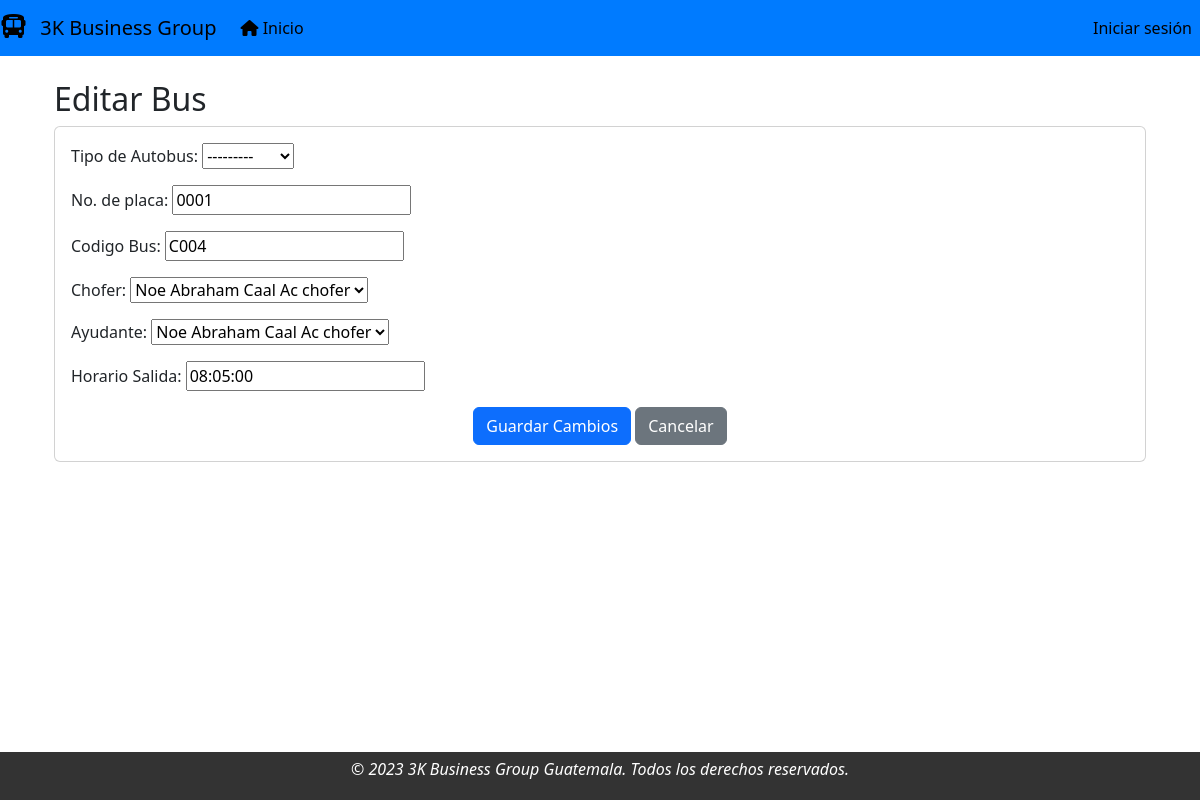
/buses/editar_bus/2/, run on the app's committed database.
### modulo_buses/models.py (models this page shows)
class Bus(models.Model):
    tipo_bus = models.CharField(max_length=256, blank=True,choices=desplegable, verbose_name='Tipo de Autobus')
    numero_placa = models.CharField(max_length=256, blank=True, verbose_name='No. de placa')
    codigo_bus = models.CharField(max_length=256,blank=True, verbose_name='Codigo Bus')
    chofer = models.ForeignKey(Personal, on_delete=models.SET_NULL, related_name='buses_chofer', null=True, blank=True, verbose_name='Chofer')
    ayudante = models.ForeignKey(Personal, on_delete=models.SET_NULL, related_name='buses_ayudante', null=True, blank=True, verbose_name='Ayudante')
    horario_salida = models.CharField(max_length=256,blank=True,verbose_name='Horario Salida')

### modulo_buses/views.py (the view)
# urls.py: path('editar_bus/<int:pk>/', ViewEditarBus.as_view(), name='editar_bus'),
class ViewEditarBus(UpdateView):
    template_name = 'editar_bus.html'
    fields = "__all__"
    model = Bus
    success_url = reverse_lazy('buses:ver_bus')

### modulo_personal/models.py (called while the page is built)
    def __str__(self):
        return f'{self.nombres} {self.apellidos} {self.rol} '

### modulo_buses/templates/editar_bus.html (shortened to what this page needs)
{% extends "base.html" %}
{% block contenido %}
<div class="container">
  <h2 class="mt-4">Editar Bus</h2>
  <div class="card">
    <div class="card-body">
      <form method="post">
        {{ form.as_p }}
        <div class="text-center">
          <button class="btn btn-primary" type="submit">Guardar Cambios</button>
          <a href="{% url 'buses:ver_bus' %}" class="btn btn-secondary ml-2">Cancelar</a>
        </div>
      </form>
    </div>
  </div>
</div>
{% endblock contenido %}

### data on the page
Bus: tipo_bus "---------", numero_placa "0001", codigo_bus "C004", chofer "Noe Abraham Caal Ac chofer", ayudante "Noe Abraham Caal Ac chofer", horario_salida "08:05:00"
